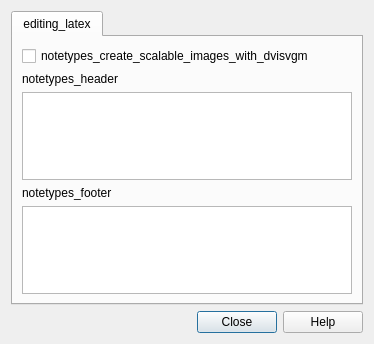
<?xml version="1.0" encoding="UTF-8"?>
<ui version="4.0">
 <class>Dialog</class>
 <widget class="QDialog" name="Dialog">
  <property name="windowModality">
   <enum>Qt::ApplicationModal</enum>
  </property>
  <property name="geometry">
   <rect>
    <x>0</x>
    <y>0</y>
    <width>374</width>
    <height>344</height>
   </rect>
  </property>
  <property name="windowTitle">
   <string/>
  </property>
  <layout class="QVBoxLayout" name="verticalLayout_2">
   <item>
    <widget class="QTabWidget" name="qtabwidget">
     <property name="currentIndex">
      <number>0</number>
     </property>
     <widget class="QWidget" name="tab">
      <attribute name="title">
       <string>editing_latex</string>
      </attribute>
      <layout class="QVBoxLayout" name="verticalLayout">
       <item>
        <widget class="QCheckBox" name="latexsvg">
         <property name="text">
          <string>notetypes_create_scalable_images_with_dvisvgm</string>
         </property>
        </widget>
       </item>
       <item>
        <widget class="QLabel" name="label_6">
         <property name="text">
          <string>notetypes_header</string>
         </property>
        </widget>
       </item>
       <item>
        <widget class="QTextEdit" name="latexHeader">
         <property name="tabChangesFocus">
          <bool>true</bool>
         </property>
        </widget>
       </item>
       <item>
        <widget class="QLabel" name="label_7">
         <property name="text">
          <string>notetypes_footer</string>
         </property>
        </widget>
       </item>
       <item>
        <widget class="QTextEdit" name="latexFooter">
         <property name="tabChangesFocus">
          <bool>true</bool>
         </property>
        </widget>
       </item>
      </layout>
     </widget>
    </widget>
   </item>
   <item>
    <widget class="QDialogButtonBox" name="buttonBox">
     <property name="orientation">
      <enum>Qt::Horizontal</enum>
     </property>
     <property name="standardButtons">
      <set>QDialogButtonBox::Close|QDialogButtonBox::Help</set>
     </property>
    </widget>
   </item>
  </layout>
 </widget>
 <tabstops>
  <tabstop>qtabwidget</tabstop>
  <tabstop>buttonBox</tabstop>
  <tabstop>latexHeader</tabstop>
  <tabstop>latexFooter</tabstop>
 </tabstops>
 <resources/>
 <connections>
  <connection>
   <sender>buttonBox</sender>
   <signal>accepted()</signal>
   <receiver>Dialog</receiver>
   <slot>accept()</slot>
   <hints>
    <hint type="sourcelabel">
     <x>275</x>
     <y>442</y>
    </hint>
    <hint type="destinationlabel">
     <x>157</x>
     <y>274</y>
    </hint>
   </hints>
  </connection>
  <connection>
   <sender>buttonBox</sender>
   <signal>rejected()</signal>
   <receiver>Dialog</receiver>
   <slot>reject()</slot>
   <hints>
    <hint type="sourcelabel">
     <x>343</x>
     <y>442</y>
    </hint>
    <hint type="destinationlabel">
     <x>286</x>
     <y>274</y>
    </hint>
   </hints>
  </connection>
 </connections>
</ui>
